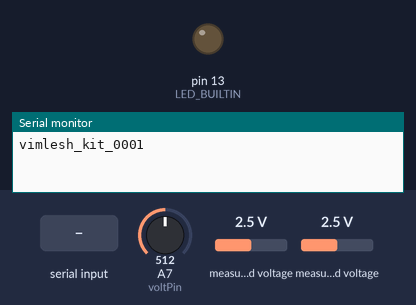
This sketch was run on a simulated Arduino Nano, built with avr-gcc and run on an emulated ATmega328P. Shown: output pins drawn as LEDs (lit = HIGH), the last lines printed to the serial monitor. The test bench sets the inputs (shaded band); at power-on: A7 (voltPin) = 512, measured voltage 2.5 V.

Above: at 1.2 s.
1.3 s: "START_DATA\n" received over Serial
At 2.3 s:
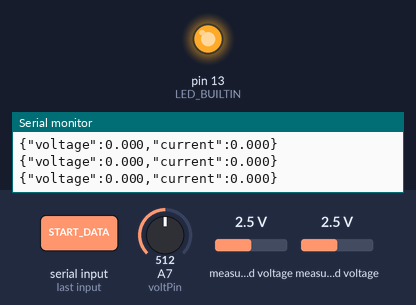
2.8 s: "STOP_DATA\n" received over Serial
At 3.9 s:
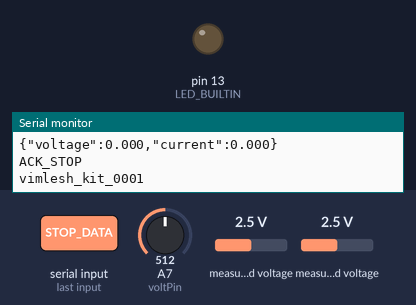
4.3 s: "DC_SWEEP\n" received over Serial
At 5.1 s:
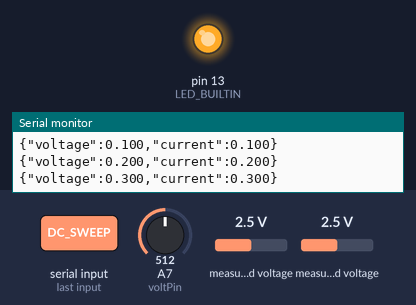
Timing chart, 0 to 7.3 s (numbered marks = the images above; inputs shaded):
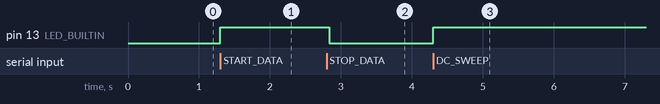

The sketch:

smart_kit_arduino.ino
```cpp
#include <Wire.h>
#include <Adafruit_ADS1X15.h>

#define voltPin A7

Adafruit_ADS1115 ads;

float Rshunt = 0.8;   // measured shunt resistance

const String SIGNATURE = "vimlesh_kit_0001";

bool sendData = false;
bool sweepMode = false;

float sweepStart = 0.0;
float sweepEnd   = 50.0;
float sweepStep  = 0.1;

float currentVoltage = 0.0;   //  Added missing variable

String inputCommand = "";

//  Custom float mapping function
float mapfloat(float x, float in_min, float in_max, float out_min, float out_max)
{
  return (x - in_min) * (out_max - out_min) / (in_max - in_min) + out_min;
}

void setup() {
  Serial.begin(115200);
  ads.setGain(GAIN_SIXTEEN);   // ±0.256 V range
  ads.begin();

  pinMode(LED_BUILTIN, OUTPUT);
  Serial.println(SIGNATURE);
}

void loop() {

  while (Serial.available() > 0) {
    char inChar = Serial.read();
    if (inChar == '\n' || inChar == '\r') {
      if (inputCommand.length() > 0) {
        processCommand(inputCommand);
        inputCommand = "";
      }
    } else {
      inputCommand += inChar;
    }
  }

  // Keep sending signature when idle
  if (!sendData && !sweepMode) {
    static unsigned long lastSig = 0;
    if (millis() - lastSig > 2000) {
      Serial.println(SIGNATURE);
      lastSig = millis();
    }
  }

  // Simple DC data mode (optional)
  if (sendData && !sweepMode) {
  int16_t adc = ads.readADC_Differential_0_1();

  float shuntVoltage = adc * 0.0000078125;   // 7.8125 µV per bit
  float shuntcurrent = shuntVoltage / Rshunt;

   float current_mA = shuntcurrent * 1000 * 2.35 ; // 2.35 is correction factor++++++++++

  float Vadc =  analogRead(voltPin);
  float volt  = mapfloat(Vadc, 512, 592, 0, 9.03); // V

    float voltage = volt;
    float current = current_mA;

    Serial.print("{\"voltage\":");
    Serial.print(voltage, 3);
    Serial.print(",\"current\":");
    Serial.print(current, 3);
    Serial.println("}");

    delay(100);
  }

   // ---------------- SWEEP MODE ----------------
  if (sweepMode) {

    if (currentVoltage > sweepEnd) {

      sweepMode = false;
      digitalWrite(LED_BUILTIN, LOW);
      Serial.println("SWEEP_COMPLETE");
    }
    else {

      float voltage = currentVoltage;
      float current = currentVoltage;   // Linear sweep relation

      Serial.print("{\"voltage\":");
      Serial.print(voltage, 3);
      Serial.print(",\"current\":");
      Serial.print(current, 3);
      Serial.println("}");

      currentVoltage += sweepStep;
      delay(200);
    }
  }
}

void processCommand(String cmd) {

  cmd.trim();

  if (cmd == "START_DATA") {

    sendData = true;
    sweepMode = false;
    currentVoltage = 0.0;

    digitalWrite(LED_BUILTIN, HIGH);
    Serial.println("ACK_START");
  }

  else if (cmd == "STOP_DATA") {

    sendData = false;

    digitalWrite(LED_BUILTIN, LOW);
    Serial.println("ACK_STOP");
  }

  else if (cmd == "DC_SWEEP") {

    sweepStart = 0.0;
    sweepEnd   = 50.0;
    sweepStep  = 0.1;

    sweepMode = true;
    sendData = false;
    currentVoltage = sweepStart;

    digitalWrite(LED_BUILTIN, HIGH);
    Serial.println("ACK_SWEEP_START");
  }

  else if (cmd == "STOP_SWEEP") {

    sweepMode = false;

    digitalWrite(LED_BUILTIN, LOW);
    Serial.println("ACK_SWEEP_STOP");
  }
}
```

Measured:
- after the input at 1.3 s, pin 13 (LED_BUILTIN): LOW → HIGH at once
- after the input at 2.8 s, pin 13 (LED_BUILTIN): HIGH → LOW at once
- after the input at 4.3 s, pin 13 (LED_BUILTIN): LOW → HIGH at once
